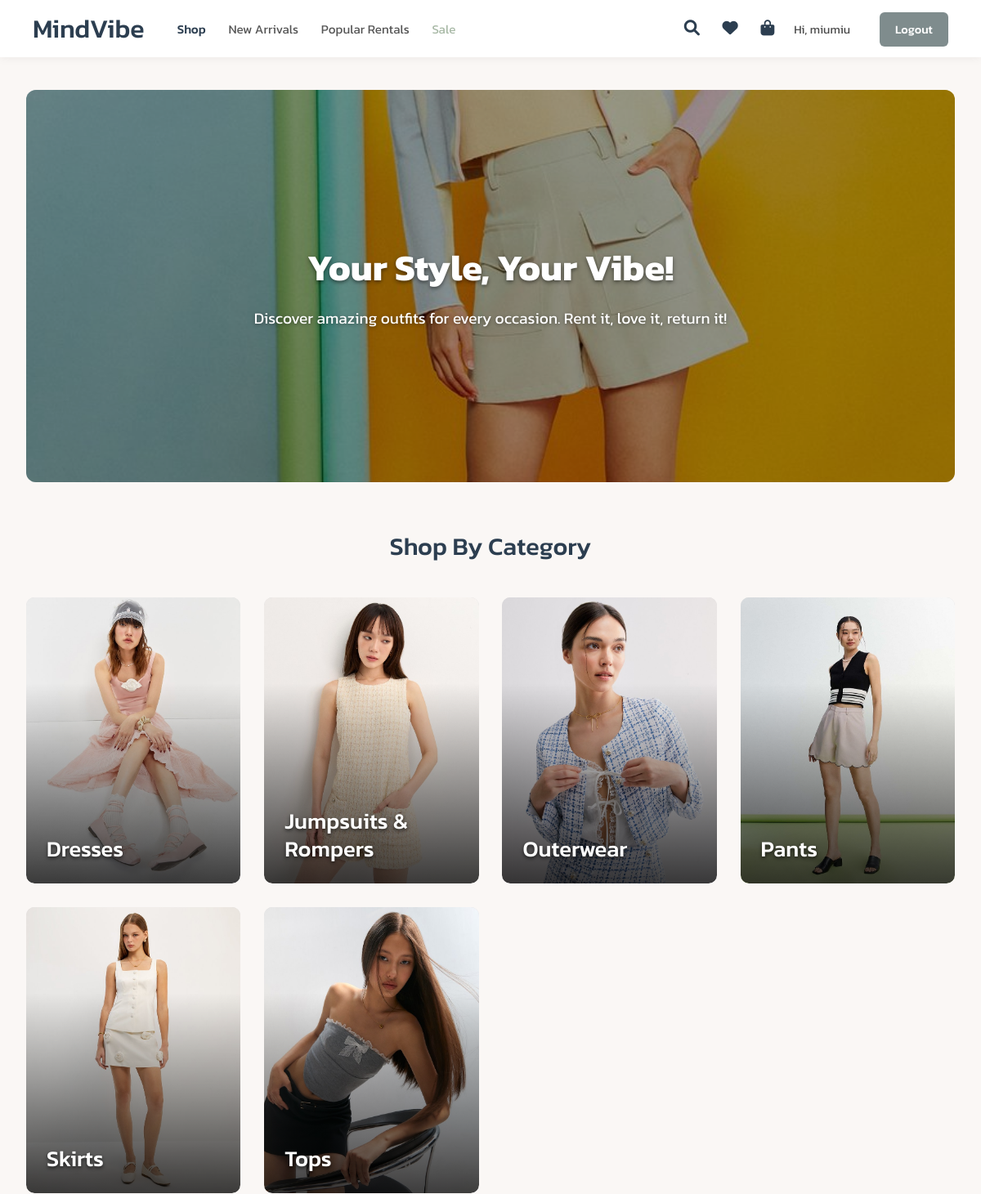
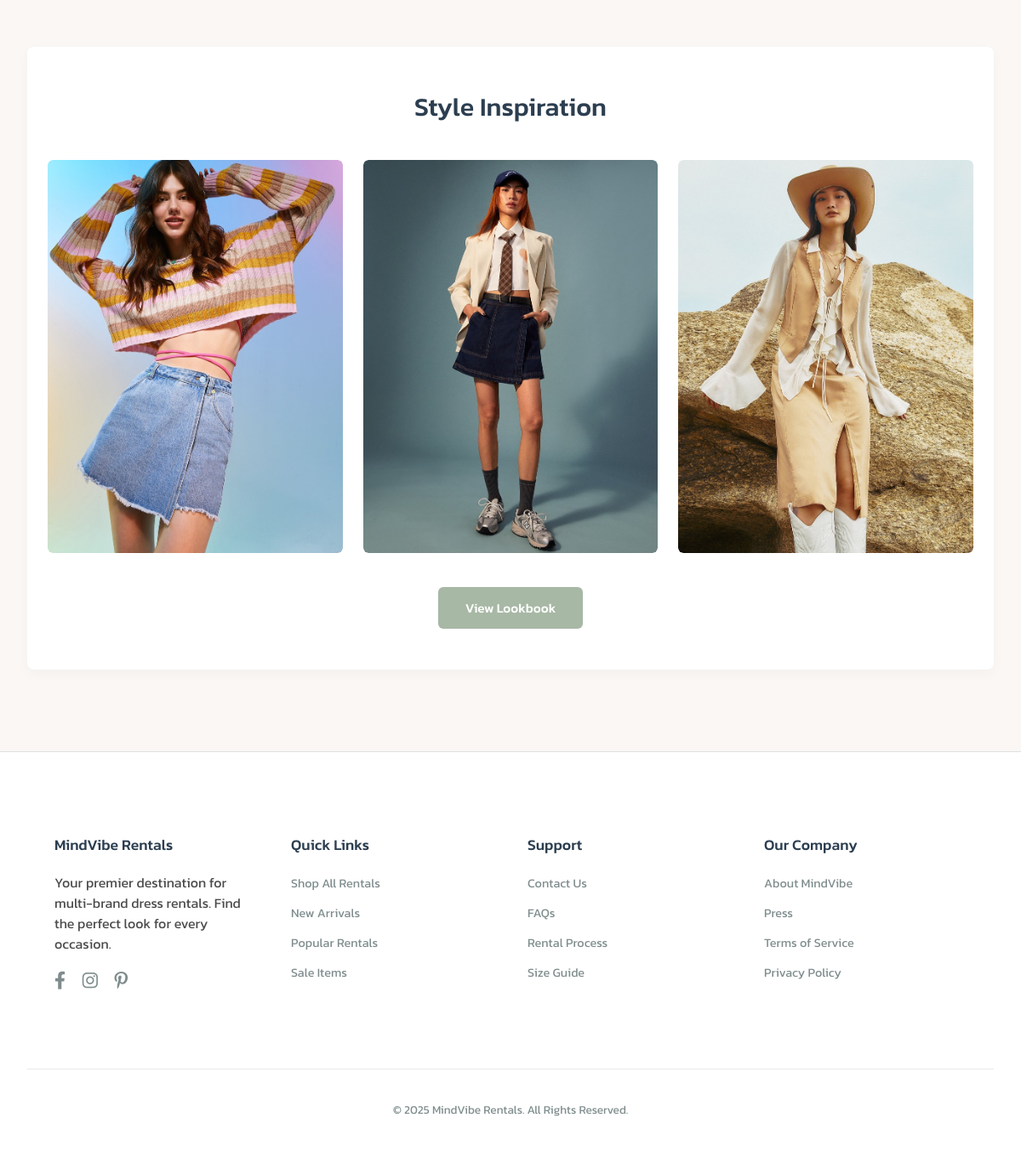
The app's page /home/ (signed in) with its own data (2 pictures, top to bottom).
### clothes/models.py (models this page shows, shortened)
class Category(models.Model):
    name = models.CharField(max_length=100, unique=True, help_text="ชื่อหมวดหมู่ (เช่น Evening Gowns, Casual Chic)")
    slug = models.SlugField(max_length=120, unique=True, help_text="ส่วนที่แสดงใน URL (ภาษาอังกฤษ, ไม่มีเว้นวรรค, ตัวเล็ก)")
    image = models.ImageField(
        upload_to='category_covers/',
        blank=True,
        null=True,
        help_text="รูปภาพหน้าปกของหมวดหมู่"
    )
    description = models.TextField(blank=True, null=True, help_text="คำอธิบายสั้นๆ (ถ้ามี)")
    is_active = models.BooleanField(default=True, help_text="แสดงหมวดหมู่นี้บนเว็บไซต์หรือไม่?")
    created_at = models.DateTimeField(auto_now_add=True)
    updated_at = models.DateTimeField(auto_now=True)
    class Meta:
        verbose_name = "หมวดหมู่สินค้า"
        verbose_name_plural = "หมวดหมู่สินค้า"
        ordering = ['name']
    def get_absolute_url(self):
        try:
            return reverse('clothes:products_by_category', kwargs={'category_slug': self.slug})
        except Exception as e:
            print(f"Warning in Category.get_absolute_url: Could not reverse URL for category '{self.slug}'. URL 'clothes:products_by_category' might be missing or incorrect. Error: {e}")
            try:
                return reverse('clothes:home')  # Fallback to home
            except:
                return "#"  # Ultimate fallback

### clothes/views.py (the view)
# urls.py: path('home/', views.home, name='home'),
def home(request):
    query = request.GET.get('q', '')
    if query:
        items = Clothing.objects.filter(name__icontains=query, available_for_rent=True).order_by('-id')
    else:
        all_items = list(Clothing.objects.filter(available_for_rent=True))
        items_to_display_count = len(all_items) # แสดงทั้งหมดถ้าไม่จำกัดจำนวน
        items = random.sample(all_items, items_to_display_count) if items_to_display_count > 0 else []
    active_categories = Category.objects.filter(is_active=True).order_by('name')
    active_hero_banner = HeroBanner.objects.filter(is_active=True).order_by('order', '-updated_at').first()
    context = {
        'items': items,
        'query': query,
        'categories': active_categories,
        'hero_banner': active_hero_banner,
    }
    return render(request, 'clothes/home.html', context)

### clothes/templates/clothes/home.html (shortened to what this page needs)
{% load static %}
<!DOCTYPE html>
<html lang="en">
<head>
    <link rel="stylesheet" href="https://cdnjs.cloudflare.com/ajax/libs/font-awesome/6.0.0-beta3/css/all.min.css">
</head>
<body>
    <nav class="navbar">
        <div class="navbar-left">
            <div class="navbar-logo">
                <a href="{% url 'clothes:home' %}">MindVibe</a>
            </div>
            <div class="navbar-categories">
                <a href="#" class="active">Shop</a>
                <a href="{% url 'clothes:new_arrivals' %}">New Arrivals</a>
                <a href="{% url 'clothes:popular_rentals' %}">Popular Rentals</a>
                <a href="#" style="color: #A7B8A5;">Sale</a>
            </div>
        </div>
        <div class="navbar-right">
            <div class="navbar-icons">
                <a href="#" aria-label="Search"><i class="fas fa-search"></i></a>
                <a href="#" aria-label="Wishlist"><i class="fas fa-heart"></i></a>
                <a href="#" aria-label="Shopping Bag"><i class="fas fa-shopping-bag"></i></a>
            </div>
            <div class="navbar-auth">
                {% if user.is_authenticated %}
                    <span class="user-greeting">Hi, {{ user.username|default:'User' }}</span>
                    <a href="{% url 'clothes:logout' %}" class="btn-logout">Logout</a>
                {% else %}
                    <a href="{% url 'clothes:login' %}" class="btn-login">Login</a>
                    <a href="{% url 'clothes:signup' %}" class="btn-signup">Sign Up</a>
                {% endif %}
            </div>
        </div>
    </nav>
    <div class="main-content">
        <div class="page-container">
            <a href="{% url 'clothes:new_arrivals' %}" class="hero-section-link" aria-label="Explore New Arrivals">
                <section class="hero-section" style="background-image: url('{% static 'clothes/images/cv.jpg' %}');">
                    <div class="hero-content">
                        <h1>Your Style, Your Vibe!</h1>
                        <p>Discover amazing outfits for every occasion. Rent it, love it, return it!</p>
                    </div>
                </section>
            </a>
            <section class="shop-by-category">
                <h2 class="section-title">Shop By Category</h2>
                <div class="category-grid">
                    {% if categories %}
                        {% for category in categories %}
                        <a href="{{ category.get_absolute_url }}" class="category-card-link" aria-label="Shop {{ category.name }}">
                            <div class="category-card-image-bg"
                                 style="background-image: url('{% if category.image %}{{ category.image.url }}{% else %}https://placehold.co/300x350/DDDDDD/AAAAAA?text={{ category.name|urlencode|default:'Category' }}{% endif %}');">
                            </div>
                            <div class="category-card-overlay"></div>
                            <h3 class="category-card-name">{{ category.name }}</h3>
                        </a>
                        {% endfor %}
                    {% else %}
                        <p style="grid-column: 1 / -1; text-align: center; color: #7F8C8D;">No categories to display right now. Check back soon!</p>
                    {% endif %}
                </div>
            </section>
            <section class="image-showcase-section">
                <h2 class="section-title">Style Inspiration</h2>
                <div class="image-showcase-grid">
                    <div class="showcase-item">
                        <a href="#">
                            <img src="{% static 'clothes/images/style_inspiration_1.jpg' %}" alt="Style Inspiration Look 1">
                        </a>
                    </div>
                    <div class="showcase-item">
                        <a href="#">
                            <img src="{% static 'clothes/images/style_inspiration_2.jpg' %}" alt="Style Inspiration Look 2">
                        </a>
                    </div>
                    <div class="showcase-item">
                        <a href="#">
                            <img src="{% static 'clothes/images/style_inspiration_3.jpg' %}" alt="Style Inspiration Look 3">
                        </a>
                    </div>
                </div>
                 <div class="showcase-cta-container">
                    <a href="#" class="showcase-cta-button">View Lookbook</a>
                </div>
            </section>
        </div> </div> <footer class="footer">
        <div class="footer-content page-container">
            <div class="footer-section about">
                <h4>MindVibe Rentals</h4>
                <p>Your premier destination for multi-brand dress rentals. Find the perfect look for every occasion.</p>
                <div class="social-icons" style="margin-top:1rem;">
                    <a href="#" aria-label="Facebook"><i class="fab fa-facebook-f"></i></a>
                    <a href="#" aria-label="Instagram"><i class="fab fa-instagram"></i></a>
                    <a href="#" aria-label="Pinterest"><i class="fab fa-pinterest-p"></i></a>
                </div>
            </div>
            <div class="footer-section links">
                <h4>Quick Links</h4>
                <ul>
                    <li><a href="#">Shop All Rentals</a></li>
                    <li><a href="{% url 'clothes:new_arrivals' %}">New Arrivals</a></li>
                    <li><a href="{% url 'clothes:popular_rentals' %}">Popular Rentals</a></li>
                    <li><a href="#">Sale Items</a></li>
                </ul>
            </div>
            <div class="footer-section support">
                <h4>Support</h4>
                <ul>
                    <li><a href="#">Contact Us</a></li>
                    <li><a href="#">FAQs</a></li>
                    <li><a href="#">Rental Process</a></li>
                    <li><a href="#">Size Guide</a></li>
                </ul>
            </div>
             <div class="footer-section company">
                <h4>Our Company</h4>
                <ul>
                    <li><a href="#">About MindVibe</a></li>
                    <li><a href="#">Press</a></li>
                    <li><a href="#">Terms of Service</a></li>
                    <li><a href="#">Privacy Policy</a></li>
                </ul>
            </div>
        </div>
        <div class="footer-bottom">
            <p>&copy; {% now "Y" %} MindVibe Rentals. All Rights Reserved.</p>
        </div>
    </footer>
</body>
</html>

### records on screen
Category: image (picture), name "Dresses"
Category: image (picture), name "Jumpsuits & Rompers"
Category: image (picture), name "Outerwear"
Category: image (picture), name "Pants"
Category: image (picture), name "Skirts"
Category: image (picture), name "Tops"

### other values on screen
{{ user.username|default:'User' }} "miumiu"
